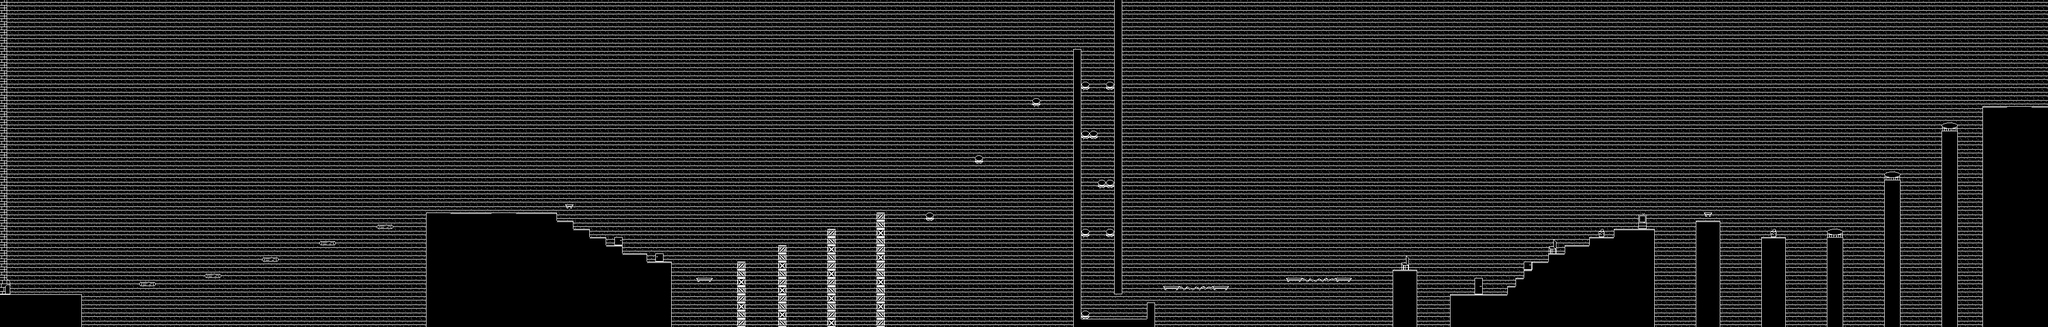

Below is a game level as drawn by its tile map, then a one-line description and the .tmx that defines it (tile-layer data replaced by summaries):
An orthogonal 250x40 tile map with 16x16 px tiles, 3 tile layers (Collision, Background, Ground) and 5 objects (3x Image, Spawn, Tree).

<map version="1.10" tiledversion="1.10.2" orientation="orthogonal" renderorder="right-down" width="250" height="40" tilewidth="16" tileheight="16" infinite="0" nextlayerid="5" nextobjectid="10">
 <editorsettings>
  <export target="level_5.json" format="json" />
 </editorsettings>
 <properties>
  <property name="song" value="winter" />
 </properties>
 <tileset firstgid="1" name="tileset" tilewidth="16" tileheight="16" tilecount="256" columns="16">
  <image source="../tileset.png" width="256" height="256" />
 </tileset>
 <layer id="3" name="Collision" width="250" height="40">
  <data>[10000 cells, 484 non-empty, 4 distinct tile ids]</data>
 </layer>
 <layer id="2" name="Background" width="250" height="40">
  <data>[10000 cells, 10000 non-empty, 2 distinct tile ids]</data>
 </layer>
 <layer id="1" name="Ground" width="250" height="40">
  <data>[10000 cells, 1250 non-empty, 42 distinct tile ids]</data>
 </layer>
 <objectgroup id="4" name="Objects">
  <object id="1" name="Spawn" x="48" y="560">
   <point />
  </object>
  <object id="2" name="Image" x="128" y="528">
   <properties>
    <property name="src" value="UseDash" />
   </properties>
   <point />
  </object>
  <object id="3" name="Image" x="2144" y="48">
   <properties>
    <property name="src" value="ArrowDown" />
   </properties>
   <point />
  </object>
  <object id="8" name="Image" x="848" y="384">
   <properties>
    <property name="src" value="FloorIsLava" />
   </properties>
   <point />
  </object>
  <object id="9" name="Tree" x="3936" y="192">
   <point />
  </object>
 </objectgroup>
</map>
